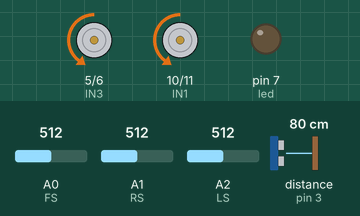
Simulated run of this sketch. Board: Arduino Uno, built with avr-gcc and run on an emulated ATmega328P. Parts: motor-driver pin pairs drawn as motors (green arrow = first pin HIGH = forward, orange = second pin HIGH = backward, longer = more drive), output pins drawn as LEDs (lit = HIGH). Wiring (inferred from the names in the program): ultrasonic range finder: trigger pin 2; echo pin 3. The inputs (shaded band) are chosen by the test bench; at power-on: distance to the obstacle (sensor on pin 3) 80 cm, A1 (RS) = 512, A2 (LS) = 512, A0 (FS) = 512. The echo pulse lasts 58.3 µs per cm; pins used as bus, display or sensor lines are not drawn.

Above: at 1.2 s.
1.3 s: distance to the obstacle (sensor on pin 3) set to 19 cm
4.3 s: distance to the obstacle (sensor on pin 3) set to 14 cm
At 4.59 s:
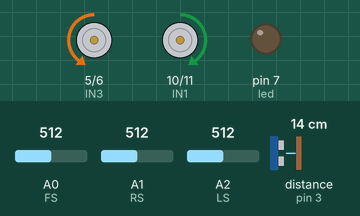
7.3 s: A1 (RS) set to 885
10.3 s: A1 (RS) set to 914
At 10.59 s:
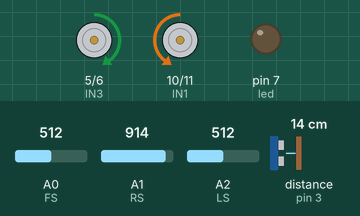
13.3 s: A2 (LS) set to 886
16.3 s: A2 (LS) set to 910
At 17.5 s:
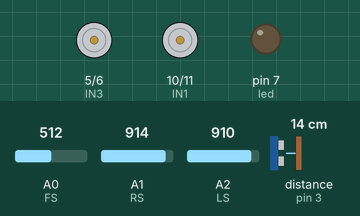
Timing chart, 0 to 18.9 s (numbered marks = the images above; inputs shaded):
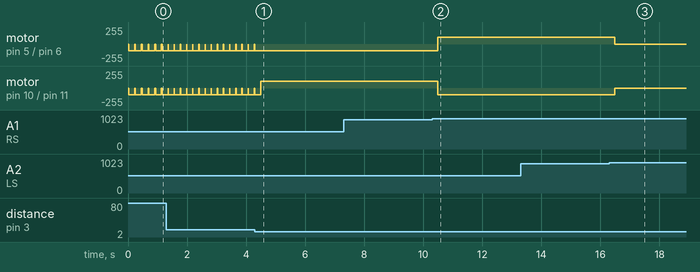

The sketch:

fireExtinguinshervehicle.ino
```cpp
const int IN1 = 10; //left motor backward
const int IN2 = 11; //left motor forward

const int IN3 = 5;  //right motor backward
const int IN4 = 6;  //right motor forward

const int FS = A0;              //Front sensor
const int RS = A1;              //right sensor
const int LS = A2;              //left sensor

const int trigPin = 2;          //casting frequency
const int echoPin = 3;          //reciever

const int  btnSF = 9;         // the pin that the pushbutton is attached to
const int ledPin = 13;       // the pin that the LED is attached to

const int led = 7;

// Variables will change:
int buttonPushCounter = 0;   // counter for the number of button presses
int buttonState = 0;         // current state of the button
int lastButtonState = 0;     // previous state of the button


void setup()
{
  pinMode(led,OUTPUT);

  pinMode(IN1, OUTPUT);
  pinMode(IN2, OUTPUT);
  pinMode(IN3, OUTPUT);
  pinMode(IN4, OUTPUT);

  pinMode(FS,  INPUT);
  pinMode(LS,  INPUT);
  pinMode(RS,  INPUT);

  pinMode(trigPin, OUTPUT);
  pinMode(echoPin, INPUT);

 //slowLeft(3000);

// Serial.begin(9600);

}


void fireEx (){
  digitalWrite(led,HIGH);
  delay(3000);
  digitalWrite(led,LOW);
}

// Create motor functions

void motorRforward(){
  //right motor
  analogWrite(IN3, LOW);        //backward
  analogWrite(IN4, 100);        //forward

}

void motorLforward(){
  //left motor
  analogWrite(IN1, LOW);         //backward
  analogWrite(IN2, 100);        //forward
}

void motorRbackward(){
   //right motor
  analogWrite(IN3, 100);         //backward
  analogWrite(IN4, LOW);        //forward
}

void motorLbackward() {
  //left motor
  analogWrite(IN1, 100);         //backward
  analogWrite(IN2, LOW);        //forward
}

void motorRstop() {

   //right motor
  analogWrite(IN3, LOW);         //backward
  analogWrite(IN4, LOW);        //forward

}

void motorLstop() {

  //left motor
  analogWrite(IN1, LOW);         //backward
  analogWrite(IN2, LOW);        //forward

}

// Setup movement functions

void forward(int duration){
  motorRforward();
  motorLforward();
  delay(duration);
}

void right (int duration) {

  motorRbackward();
  motorLforward();
  delay (duration);

}
void left (int duration) {

  motorRforward();
  motorLbackward();
  delay (duration);

}

void slowLeft(int duration){
   //left motor
  analogWrite(IN1, 80);         //backward
  analogWrite(IN2, LOW);        //forward

  //right motor
  analogWrite(IN3,LOW);         //backward
  analogWrite(IN4,80);          //forward

  delay (duration);

}

void breakRobot()  {

  motorRstop();
  motorLstop();
// delay (duration);

}

// Setup Ultrasonic Sensor distance measuring


//Brosta ais8hthra


int distanceFS() {

  int duration, distance;
  digitalWrite(trigPin, LOW);
  delayMicroseconds(2);
  digitalWrite(trigPin, HIGH);

  delayMicroseconds(10);

  digitalWrite(trigPin, LOW);

  duration = pulseIn(echoPin, HIGH);
  if (duration > 400) {
    distance = duration * 0.034 / 2;

    return distance;
  }
}

  int MOdistanceF() {                   //counts 5 times the distance from the front
  int MOdistanceFS = 0;
  for (int i = 0; i < 5; i++) {
    int z = distanceFS();
    if (z > 400 or z <=0) {
      i = i - 1;
    }
    else
    { MOdistanceFS = MOdistanceFS + z;
    }
  }
  MOdistanceFS = MOdistanceFS / 5;
  return MOdistanceFS;
}


void loop() {

int FSvalue = analogRead(FS);
int LSvalue = analogRead(LS);
int RSvalue = analogRead(RS);

int x = 15;                       //distance from obstacle
int y = MOdistanceF();            //distance mod


 if (FSvalue < 900 and y>x )
 {
    forward(100);
    delay(100);
    breakRobot();


  }


else if (RSvalue < 900){
  left(100);
  delay(100);
  breakRobot();
  }

else if (LSvalue < 900){
  right(100);
  delay(100);
  breakRobot();
 }

 else {
 breakRobot() ;

 }

}
```

Measured:
- the behaviour switches between 17 and 16 cm on distance to the obstacle (sensor on pin 3) (found by bisection; images 0 and 1)
- the behaviour switches between 899 and 900 on A1 (RS) (found by bisection; images 1 and 2)
- the behaviour switches between 899 and 900 on A2 (LS) (found by bisection; images 2 and 3)
- after the input at 4.3 s, motor on pin 5 (IN3) / pin 6 (IN4): stops changing and stays backward 100/255
- after the input at 10.3 s, motor on pin 5 (IN3) / pin 6 (IN4): backward 100/255 → forward 100/255 after 0.20 s; motor on pin 10 (IN1) / pin 11 (IN2): forward 100/255 → backward 100/255 after 0.20 s
- after the input at 16.3 s, motor on pin 5 (IN3) / pin 6 (IN4): forward 100/255 → stopped after 0.19 s; motor on pin 10 (IN1) / pin 11 (IN2): backward 100/255 → stopped after 0.19 s
- by itself, motor on pin 5 (IN3) / pin 6 (IN4): alternates backward 100/255 for 0.20 s and stopped for 0.01 s
